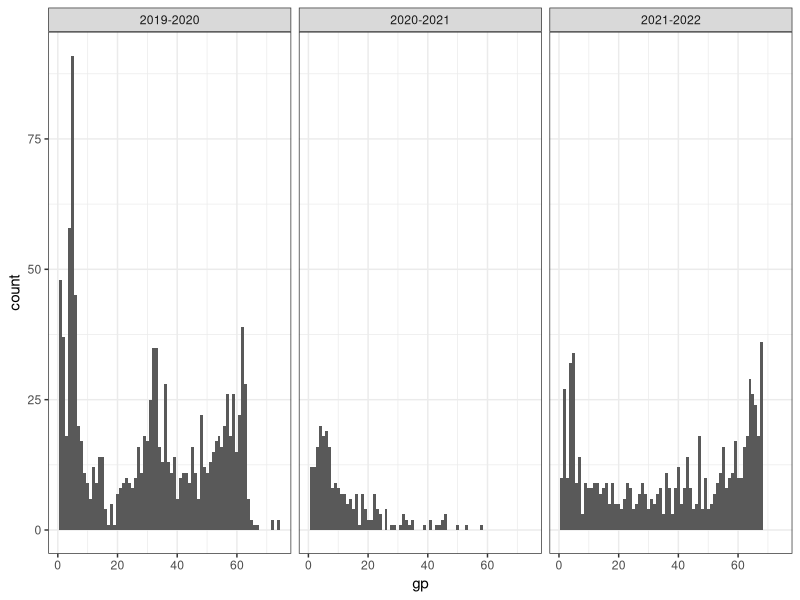
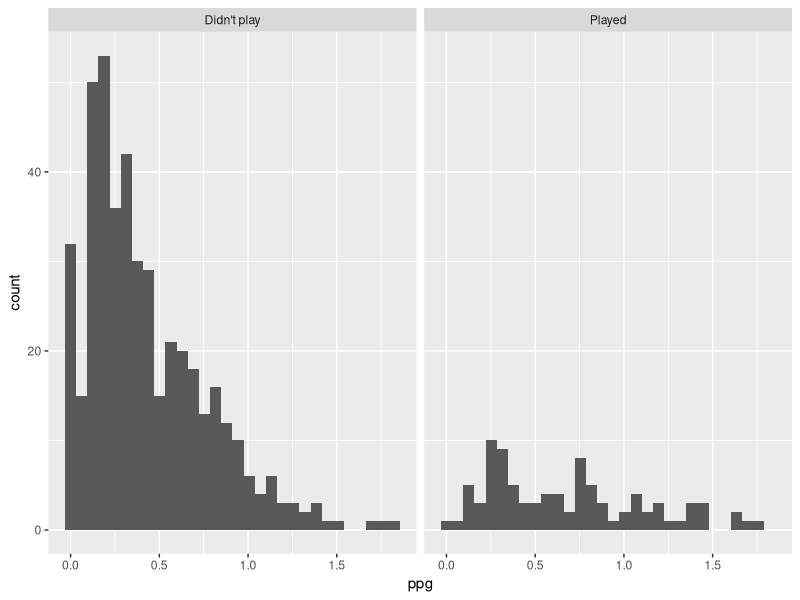

R code for these plots, in order: (Note: this script raises an error after producing the figures.)
# Load libraries ----------------------------------------------------------

library(tidyverse)

# Explore data ------------------------------------------------------------

ohl <- read_csv("sams_ohl_data_request.csv")
ohl_covid <- ohl %>%
  filter(season %in% c("2019-2020","2020-2021", "2021-2022"))

# How many observations per season?
table(ohl_covid$season)

# Distribution of games played during 2019-22?

ggplot(ohl_covid, aes(x = gp)) +
  geom_histogram(binwidth = 1) +
  facet_wrap(~ season) +
  theme_bw()

# Create player "ratings" (points per game)
ohl_ratings <- ohl_covid %>%
  mutate(ppg = pts/gp)


# Hypothesis Testing Treatment vs non-Treatment ---------------------------

# Split players up into treatment vs non-treatment

ohl_20_22 <- ohl %>%
  filter(season %in% c("2020-2021", "2021-2022")) %>%
  mutate(ppg = pts/gp)

# Filtering only for players who played more than 10 games
ohl_20_21 <- ohl %>%
  filter(season == "2020-2021", gp > 10)
  
length(unique(ohl_20_21$player_id)) == nrow(ohl_20_21)

# Filter so only league -- wait this doesn't matter right?
# ohl_20_21 <- ohl_20_21 %>%
#   arrange(player_id, -gp) %>%
#   filter(duplicated(player_id) == FALSE)

ohl_21_22 <- ohl %>%
  filter(season == "2021-2022") %>%
  mutate(ppg = pts/gp)

ohl_treatment <- ohl_21_22 %>%
  filter(league == "OHL") %>%
  mutate(treatment = ifelse(player_id %in% ohl_20_21$player_id, "Played", "Didn't play"))

ggplot(ohl_treatment, aes(x = ppg)) +
  geom_histogram() +
  facet_wrap(~ treatment)

ohl_means <- ohl_treatment %>%
  group_by(treatment) %>%
  summarize(average = mean(ppg))

obs_diff <- ohl_treatment %>%
  specify(ppg ~ treatment) %>%
  calculate(stat = "diff in means", order = c("Played", "Didn't play"))


null_dist <-  ohl_treatment%>%
  specify(ppg ~ treatment) %>%
  hypothesize(null = "independence") %>%
  generate(reps = 1000, type = "permute") %>%
  calculate(stat = "diff in means", order = c("Played", "Didn't play"))

names(null_dist)

ggplot(data = null_dist, aes(x = stat)) +
  geom_histogram()

null_dist <- null_dist %>%
  mutate(big_diff = ifelse(stat > obs_diff$stat, "Played", "Didn't play"))

table(null_dist$big_diff)

null_dist %>%
  get_p_value(obs_stat = obs_diff, direction = "two_sided")

# ggplot(ohl_treatment, aes(x = ppg)) +
#   geom_bar(y = mean())

# MLR with ppg response ---------------------------------------------------

# We need to check that each player played in the OHL in 2019-2020 and 2021-2022
ohl_filtered <- ohl %>%
  filter(season %in% c("2019-2020", "2021-2022"), league == "OHL") %>%
  group_by(player_id, season) %>%
  mutate(played_both_szn = ifelse(n() > 1, TRUE, FALSE)) %>%
  filter(played_both_szn == TRUE) %>%
  left_join(select(ohl_treatment, player_id, treatment), by = "player_id") %>%
  mutate(ppg = pts/gp) %>%
  filter(ppg != 0) %>%
  mutate(log_ppg = log(ppg))

## Fit models

# vanilla MLR
mlr <- lm(ppg ~ treatment + season + position, data = ohl_filtered)
summary(mlr)
plot(mlr)

# ppg on log scale
log_mlr <- lm(log_ppg ~ treatment + season + position, data = ohl_filtered)
summary(log_mlr)
plot(log_mlr)

# GLM??
glm <- glm(ppg ~ treatment + season,
                  data = ohl_filtered,
                  family = "")

# GAM
set.seed(2004)
ohl_gam <- ohl_filtered %>%
  mutate(is_train = sample(rep(0:1, length.out = nrow(ohl_filtered))))

library(mgcv)
init_logit_gam <- gam(ppg ~ s(treatment) + s(season),
                      data = filter(ohl_gam, is_train == 1), 
                      family = gaussian, method = "REML")

# Filtering for leagues that are present in all seasons 2019-2022 ---------

ohl %>%
  filter(season %in% c("2019-2020", "2020-2021", "2021-2022")) %>%
  group_by(league, season) %>%
  summarize(count = n()) %>%
  pivot_wider(names_from = season, values_from = count) %>%
  filter(!is.na(`2019-2020`) & !is.na(`2020-2021`) & !is.na(`2021-2022`))
